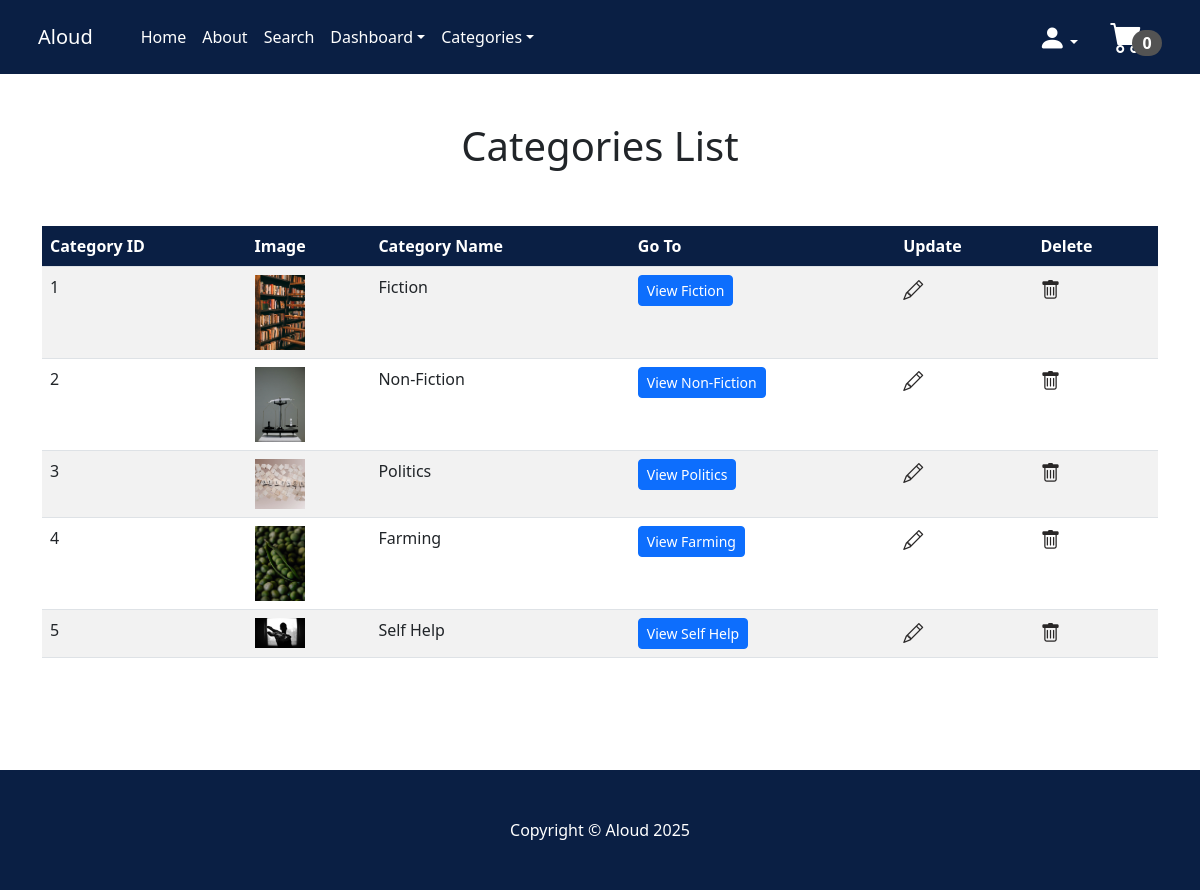
The app's page /categorylist_dash/ (signed in) with its own data.
### store/models.py (models this page shows)
class Category(models.Model):
    name = models.CharField(max_length=50)
    image = models.ImageField(upload_to='uploads/category', default='uploads/category/nonfiction.jpg')
    def __str__(self):
        return self.name
    class Meta:
        verbose_name_plural = 'categories'

### store/views.py (the view)
# urls.py: path('categorylist_dash/', views.categorylist_dash, name='categorylist_dash'),      #To view all the categories in the dashboard
def categorylist_dash(request):
    if request.user.is_authenticated and request.user.is_superuser:
        categories = Category.objects.all()
        return render(request, 'categorylist_dash.html', {'categories': categories})
    else:
        messages.success(request, 'Access denied to this page')
        return redirect('home')

### cart/cart.py (called while the page is built)
    def __len__(self):
        return sum(self.cart.values())

### cart/context_processors.py (called while the page is built)
def cart(request):
    return{'cart':Cart(request)}

### store/context_processors.py (called while the page is built)
def categories_processor(request):
    return {
        'categories': Category.objects.all()
    }

### store/templates/categorylist_dash.html
{% extends 'base.html' %}
{% block content %}
    <div class="container">
        <div class="row">
            <center>
                <div class="col-12">
<br/><br/>
<h1>Categories List</h1>
<br/><br/>
<div>
    <table class="table table table-striped table-hover">
  <thead style="background-color: #0a1f44;">
    <tr style="color: white;">
      <th scope="col">Category ID</th>
      <th scope="col">Image</th>
      <th scope="col">Category Name</th>
      <th scope="col">Go To</th>
      <th scope="col">Update</th>
      <th scope="col">Delete</th>
    </tr>
  </thead>
  <tbody>
    {% for category in categories %}
    <tr>
      <td>{{ category.id }}</td>
      <td><img src="{{ category.image.url }}" alt="Book Image" width="50"></td>
      <td>{{ category.name }}</td>
      <td><a href="{% url 'category_dash' category %}" class="btn btn-primary btn-sm"> View {{category.name}}</a></td>
      <td><a href="{% url 'category_edit' category.pk %}"><i class="bi bi-pencil fs-5" style="color: rgb(41, 39, 39);"></i></a></td>
      <td><a href="{% url 'category_del' category.pk %}"><i class="bi bi-trash fs-5" style="color: rgb(41, 39, 39);"></i></a></td>
    {% endfor %}
  </tbody>
</table>
<br/><br/><br/><br/>
</div>
                </div>
            </center>
        </div>
    </div>
{% endblock %}

### store/templates/navbar.html (style rules this page uses)
.container a { color: white; transition: color 0.3s ease; }

### records on screen
Category: id "1", image (picture), name "Fiction"
Category: id "2", image (picture), name "Non-Fiction"
Category: id "3", image (picture), name "Politics"
Category: id "4", image (picture), name "Farming"
Category: id "5", image (picture), name "Self Help"

### other values on screen
{{ cart|length }} "0"
